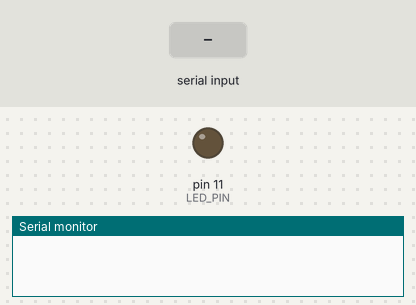
Recording of a sketch running on a simulated Arduino Uno, built with avr-gcc and run on an emulated ATmega328P. Shown: output pins drawn as LEDs (lit = HIGH), the last lines printed to the serial monitor. The test bench sets the inputs (shaded band).

Above: at 1.2 s.
1.3 s: "90,45\n" received over Serial
At 2.1 s:
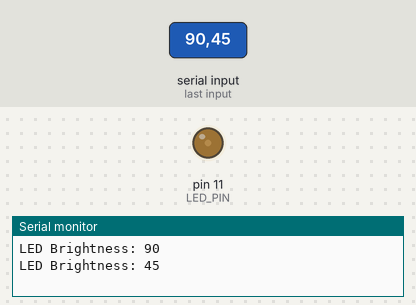
3.8 s: "30,150\n" received over Serial
At 4.3 s:
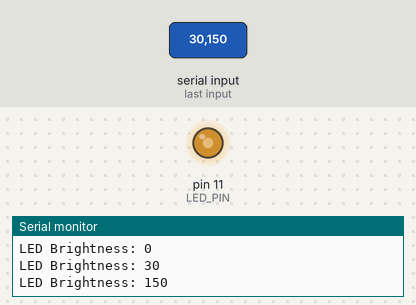
6.3 s: "200\n" received over Serial
At 7.1 s:
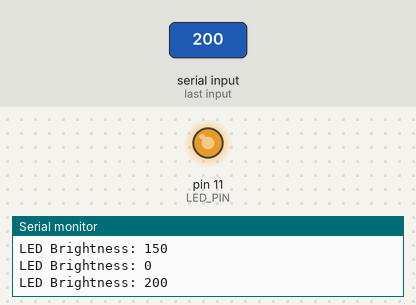
Timing chart, 0 to 9.3 s (numbered marks = the images above; inputs shaded):
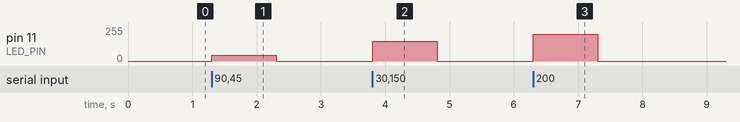

The sketch:

arduino_led.ino
```cpp
#define LED_PIN 11  // Use PWM-capable pin (not 13)

void setup() {
    pinMode(LED_PIN, OUTPUT);
    Serial.begin(9600);  // Start serial communication
}

void loop() {
    if (Serial.available() > 0) {  // Check if data is received
        int brightness = Serial.parseInt();  // Read brightness value (0-255)
        brightness = constrain(brightness, 0, 255); // Ensure within range
        analogWrite(LED_PIN, brightness);  // Adjust LED brightness
        Serial.print("LED Brightness: ");
        Serial.println(brightness);  // Print brightness value
    }
}
```

Measured:
- after the input at 1.3 s, pin 11 (LED_PIN): 0/255 → 45/255 at once, → 0/255 1.0 s later
- after the input at 3.8 s, pin 11 (LED_PIN): 0/255 → 150/255 at once, → 0/255 1.0 s later
- after the input at 6.3 s, pin 11 (LED_PIN): 0/255 → 200/255 at once, → 0/255 1.0 s later
